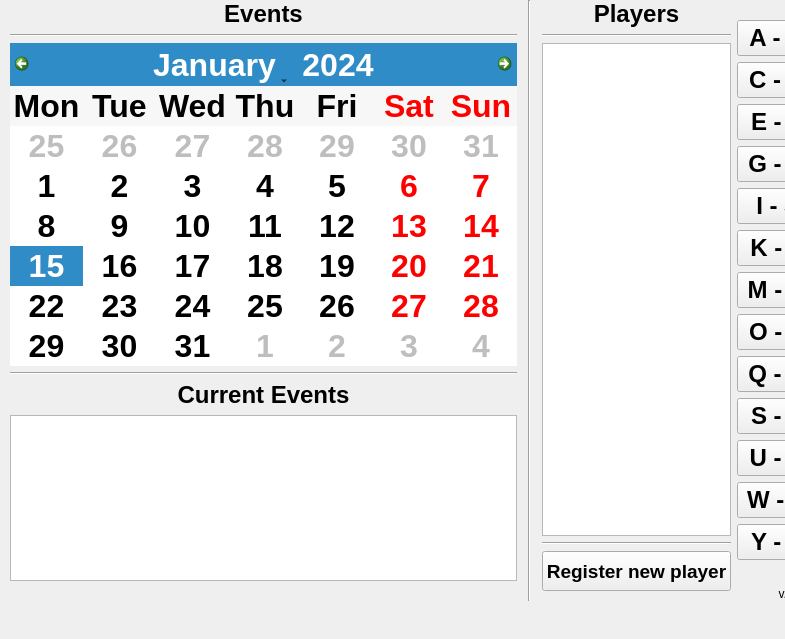
<?xml version="1.0" encoding="UTF-8"?>
<ui version="4.0">
 <class>StartScreen</class>
 <widget class="QWidget" name="StartScreen">
  <property name="geometry">
   <rect>
    <x>0</x>
    <y>0</y>
    <width>785</width>
    <height>639</height>
   </rect>
  </property>
  <property name="windowTitle">
   <string>Form</string>
  </property>
  <widget class="QWidget" name="horizontalLayoutWidget">
   <property name="geometry">
    <rect>
     <x>0</x>
     <y>0</y>
     <width>827</width>
     <height>601</height>
    </rect>
   </property>
   <layout class="QHBoxLayout" name="horizontalLayout">
    <item>
     <spacer name="horizontalSpacer">
      <property name="orientation">
       <enum>Qt::Horizontal</enum>
      </property>
      <property name="sizeType">
       <enum>QSizePolicy::Fixed</enum>
      </property>
      <property name="sizeHint" stdset="0">
       <size>
        <width>10</width>
        <height>20</height>
       </size>
      </property>
     </spacer>
    </item>
    <item>
     <layout class="QVBoxLayout" name="verticalLayout">
      <item>
       <widget class="QLabel" name="label">
        <property name="font">
         <font>
          <pointsize>18</pointsize>
          <weight>75</weight>
          <bold>true</bold>
         </font>
        </property>
        <property name="text">
         <string>Events</string>
        </property>
        <property name="alignment">
         <set>Qt::AlignCenter</set>
        </property>
       </widget>
      </item>
      <item>
       <widget class="Line" name="line_4">
        <property name="orientation">
         <enum>Qt::Horizontal</enum>
        </property>
       </widget>
      </item>
      <item>
       <widget class="QCalendarWidget" name="eventCalendar">
        <property name="sizePolicy">
         <sizepolicy hsizetype="Fixed" vsizetype="Fixed">
          <horstretch>0</horstretch>
          <verstretch>0</verstretch>
         </sizepolicy>
        </property>
        <property name="font">
         <font>
          <pointsize>24</pointsize>
          <weight>75</weight>
          <bold>true</bold>
         </font>
        </property>
        <property name="focusPolicy">
         <enum>Qt::NoFocus</enum>
        </property>
        <property name="verticalHeaderFormat">
         <enum>QCalendarWidget::NoVerticalHeader</enum>
        </property>
       </widget>
      </item>
      <item>
       <widget class="Line" name="line_5">
        <property name="orientation">
         <enum>Qt::Horizontal</enum>
        </property>
       </widget>
      </item>
      <item>
       <widget class="QLabel" name="label_2">
        <property name="font">
         <font>
          <pointsize>18</pointsize>
          <weight>75</weight>
          <bold>true</bold>
         </font>
        </property>
        <property name="text">
         <string>Current Events</string>
        </property>
        <property name="alignment">
         <set>Qt::AlignCenter</set>
        </property>
       </widget>
      </item>
      <item>
       <widget class="QListWidget" name="currentEventsList">
        <property name="focusPolicy">
         <enum>Qt::NoFocus</enum>
        </property>
       </widget>
      </item>
      <item>
       <spacer name="verticalSpacer_3">
        <property name="orientation">
         <enum>Qt::Vertical</enum>
        </property>
        <property name="sizeType">
         <enum>QSizePolicy::Fixed</enum>
        </property>
        <property name="sizeHint" stdset="0">
         <size>
          <width>20</width>
          <height>20</height>
         </size>
        </property>
       </spacer>
      </item>
     </layout>
    </item>
    <item>
     <spacer name="horizontalSpacer_2">
      <property name="orientation">
       <enum>Qt::Horizontal</enum>
      </property>
      <property name="sizeType">
       <enum>QSizePolicy::Fixed</enum>
      </property>
      <property name="sizeHint" stdset="0">
       <size>
        <width>5</width>
        <height>20</height>
       </size>
      </property>
     </spacer>
    </item>
    <item>
     <widget class="Line" name="line">
      <property name="orientation">
       <enum>Qt::Vertical</enum>
      </property>
     </widget>
    </item>
    <item>
     <spacer name="horizontalSpacer_4">
      <property name="orientation">
       <enum>Qt::Horizontal</enum>
      </property>
      <property name="sizeType">
       <enum>QSizePolicy::Fixed</enum>
      </property>
      <property name="sizeHint" stdset="0">
       <size>
        <width>5</width>
        <height>20</height>
       </size>
      </property>
     </spacer>
    </item>
    <item>
     <layout class="QVBoxLayout" name="verticalLayout_3">
      <item>
       <widget class="QLabel" name="playersLabel">
        <property name="font">
         <font>
          <pointsize>18</pointsize>
          <weight>75</weight>
          <bold>true</bold>
         </font>
        </property>
        <property name="text">
         <string>Players</string>
        </property>
        <property name="alignment">
         <set>Qt::AlignCenter</set>
        </property>
       </widget>
      </item>
      <item>
       <widget class="Line" name="line_3">
        <property name="orientation">
         <enum>Qt::Horizontal</enum>
        </property>
       </widget>
      </item>
      <item>
       <widget class="QListWidget" name="playersList">
        <property name="sizePolicy">
         <sizepolicy hsizetype="Expanding" vsizetype="Expanding">
          <horstretch>0</horstretch>
          <verstretch>0</verstretch>
         </sizepolicy>
        </property>
        <property name="font">
         <font>
          <pointsize>18</pointsize>
         </font>
        </property>
        <property name="focusPolicy">
         <enum>Qt::NoFocus</enum>
        </property>
       </widget>
      </item>
      <item>
       <widget class="Line" name="line_2">
        <property name="orientation">
         <enum>Qt::Horizontal</enum>
        </property>
       </widget>
      </item>
      <item>
       <widget class="QPushButton" name="addNewPlayerButton">
        <property name="minimumSize">
         <size>
          <width>0</width>
          <height>40</height>
         </size>
        </property>
        <property name="font">
         <font>
          <pointsize>14</pointsize>
          <weight>75</weight>
          <bold>true</bold>
         </font>
        </property>
        <property name="focusPolicy">
         <enum>Qt::NoFocus</enum>
        </property>
        <property name="text">
         <string>Register new player</string>
        </property>
       </widget>
      </item>
      <item>
       <spacer name="verticalSpacer_5">
        <property name="orientation">
         <enum>Qt::Vertical</enum>
        </property>
        <property name="sizeType">
         <enum>QSizePolicy::Fixed</enum>
        </property>
        <property name="sizeHint" stdset="0">
         <size>
          <width>20</width>
          <height>10</height>
         </size>
        </property>
       </spacer>
      </item>
     </layout>
    </item>
    <item>
     <layout class="QVBoxLayout" name="verticalLayout_4">
      <item>
       <spacer name="verticalSpacer_4">
        <property name="orientation">
         <enum>Qt::Vertical</enum>
        </property>
        <property name="sizeHint" stdset="0">
         <size>
          <width>20</width>
          <height>40</height>
         </size>
        </property>
       </spacer>
      </item>
      <item>
       <widget class="QPushButton" name="abButton">
        <property name="font">
         <font>
          <pointsize>18</pointsize>
          <weight>75</weight>
          <bold>true</bold>
         </font>
        </property>
        <property name="focusPolicy">
         <enum>Qt::NoFocus</enum>
        </property>
        <property name="text">
         <string>A - B</string>
        </property>
       </widget>
      </item>
      <item>
       <widget class="QPushButton" name="cdButton">
        <property name="font">
         <font>
          <pointsize>18</pointsize>
          <weight>75</weight>
          <bold>true</bold>
         </font>
        </property>
        <property name="focusPolicy">
         <enum>Qt::NoFocus</enum>
        </property>
        <property name="text">
         <string>C - D</string>
        </property>
       </widget>
      </item>
      <item>
       <widget class="QPushButton" name="efButton">
        <property name="font">
         <font>
          <pointsize>18</pointsize>
          <weight>75</weight>
          <bold>true</bold>
         </font>
        </property>
        <property name="focusPolicy">
         <enum>Qt::NoFocus</enum>
        </property>
        <property name="text">
         <string>E - F</string>
        </property>
       </widget>
      </item>
      <item>
       <widget class="QPushButton" name="ghButton">
        <property name="font">
         <font>
          <pointsize>18</pointsize>
          <weight>75</weight>
          <bold>true</bold>
         </font>
        </property>
        <property name="focusPolicy">
         <enum>Qt::NoFocus</enum>
        </property>
        <property name="text">
         <string>G - H</string>
        </property>
       </widget>
      </item>
      <item>
       <widget class="QPushButton" name="ijButton">
        <property name="font">
         <font>
          <pointsize>18</pointsize>
          <weight>75</weight>
          <bold>true</bold>
         </font>
        </property>
        <property name="focusPolicy">
         <enum>Qt::NoFocus</enum>
        </property>
        <property name="text">
         <string>I - J</string>
        </property>
       </widget>
      </item>
      <item>
       <widget class="QPushButton" name="klButton">
        <property name="font">
         <font>
          <pointsize>18</pointsize>
          <weight>75</weight>
          <bold>true</bold>
         </font>
        </property>
        <property name="focusPolicy">
         <enum>Qt::NoFocus</enum>
        </property>
        <property name="text">
         <string>K - L</string>
        </property>
       </widget>
      </item>
      <item>
       <widget class="QPushButton" name="mnButton">
        <property name="font">
         <font>
          <pointsize>18</pointsize>
          <weight>75</weight>
          <bold>true</bold>
         </font>
        </property>
        <property name="focusPolicy">
         <enum>Qt::NoFocus</enum>
        </property>
        <property name="text">
         <string>M - N</string>
        </property>
       </widget>
      </item>
      <item>
       <widget class="QPushButton" name="opButton">
        <property name="font">
         <font>
          <pointsize>18</pointsize>
          <weight>75</weight>
          <bold>true</bold>
         </font>
        </property>
        <property name="focusPolicy">
         <enum>Qt::NoFocus</enum>
        </property>
        <property name="text">
         <string>O - P</string>
        </property>
       </widget>
      </item>
      <item>
       <widget class="QPushButton" name="qrButton">
        <property name="font">
         <font>
          <pointsize>18</pointsize>
          <weight>75</weight>
          <bold>true</bold>
         </font>
        </property>
        <property name="focusPolicy">
         <enum>Qt::NoFocus</enum>
        </property>
        <property name="text">
         <string>Q - R</string>
        </property>
       </widget>
      </item>
      <item>
       <widget class="QPushButton" name="stButton">
        <property name="font">
         <font>
          <pointsize>18</pointsize>
          <weight>75</weight>
          <bold>true</bold>
         </font>
        </property>
        <property name="focusPolicy">
         <enum>Qt::NoFocus</enum>
        </property>
        <property name="text">
         <string>S - T</string>
        </property>
       </widget>
      </item>
      <item>
       <widget class="QPushButton" name="uvButton">
        <property name="font">
         <font>
          <pointsize>18</pointsize>
          <weight>75</weight>
          <bold>true</bold>
         </font>
        </property>
        <property name="focusPolicy">
         <enum>Qt::NoFocus</enum>
        </property>
        <property name="text">
         <string>U - V</string>
        </property>
       </widget>
      </item>
      <item>
       <widget class="QPushButton" name="wxButton">
        <property name="font">
         <font>
          <pointsize>18</pointsize>
          <weight>75</weight>
          <bold>true</bold>
         </font>
        </property>
        <property name="focusPolicy">
         <enum>Qt::NoFocus</enum>
        </property>
        <property name="text">
         <string>W - X</string>
        </property>
       </widget>
      </item>
      <item>
       <widget class="QPushButton" name="yzButton">
        <property name="font">
         <font>
          <pointsize>18</pointsize>
          <weight>75</weight>
          <bold>true</bold>
         </font>
        </property>
        <property name="focusPolicy">
         <enum>Qt::NoFocus</enum>
        </property>
        <property name="text">
         <string>Y - Z</string>
        </property>
       </widget>
      </item>
      <item>
       <spacer name="verticalSpacer">
        <property name="orientation">
         <enum>Qt::Vertical</enum>
        </property>
        <property name="sizeHint" stdset="0">
         <size>
          <width>20</width>
          <height>40</height>
         </size>
        </property>
       </spacer>
      </item>
      <item>
       <widget class="QLabel" name="versionLabel">
        <property name="text">
         <string>v. 0.0.1</string>
        </property>
        <property name="alignment">
         <set>Qt::AlignRight|Qt::AlignTrailing|Qt::AlignVCenter</set>
        </property>
       </widget>
      </item>
     </layout>
    </item>
    <item>
     <spacer name="horizontalSpacer_3">
      <property name="orientation">
       <enum>Qt::Horizontal</enum>
      </property>
      <property name="sizeType">
       <enum>QSizePolicy::Fixed</enum>
      </property>
      <property name="sizeHint" stdset="0">
       <size>
        <width>10</width>
        <height>20</height>
       </size>
      </property>
     </spacer>
    </item>
   </layout>
  </widget>
 </widget>
 <resources/>
 <connections/>
</ui>
